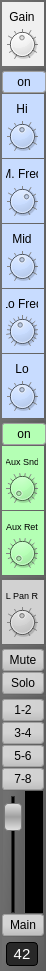
<?xml version="1.0" encoding="UTF-8"?>
<ui version="4.0">
 <class>ChannelWidget</class>
 <widget class="QWidget" name="ChannelWidget">
  <property name="geometry">
   <rect>
    <x>0</x>
    <y>0</y>
    <width>46</width>
    <height>971</height>
   </rect>
  </property>
  <property name="minimumSize">
   <size>
    <width>0</width>
    <height>0</height>
   </size>
  </property>
  <property name="maximumSize">
   <size>
    <width>46</width>
    <height>16777215</height>
   </size>
  </property>
  <property name="windowTitle">
   <string>Form</string>
  </property>
  <property name="styleSheet">
   <string notr="true">QWidget {
	background-color: qlineargradient(spread:pad, x1:1, y1:1, x2:0, y2:0.528, stop:0 rgba(91, 91, 91, 255), stop:1 rgba(112, 112, 112, 255));
}

QPushButton {
background-color: qlineargradient(spread:pad, x1:0.701, y1:1, x2:0.701, y2:0.5175, stop:0 rgba(191, 191, 191, 255), stop:1 rgba(225, 225, 225, 225));
border-radius: 3px;
border: 1px solid rgb(160, 160, 160);
font-size: 12px;
color: black;
}
QPushButton:checked {
	background-color: qlineargradient(spread:reflect, x1:1, y1:1, x2:1, y2:0.295455, stop:0 rgba(216, 216, 216, 255), stop:1 rgba(255, 255, 255, 255));
border: 1px solid rgb(60, 60, 60);
}

QFrame {
border: none;
}</string>
  </property>
  <layout class="QVBoxLayout" name="verticalLayout_2">
   <property name="spacing">
    <number>1</number>
   </property>
   <property name="leftMargin">
    <number>2</number>
   </property>
   <property name="topMargin">
    <number>2</number>
   </property>
   <property name="rightMargin">
    <number>0</number>
   </property>
   <property name="bottomMargin">
    <number>0</number>
   </property>
   <item>
    <widget class="QFrame" name="gainFrame">
     <property name="minimumSize">
      <size>
       <width>42</width>
       <height>64</height>
      </size>
     </property>
     <property name="maximumSize">
      <size>
       <width>42</width>
       <height>64</height>
      </size>
     </property>
     <property name="styleSheet">
      <string notr="true">background-color: rgb(240, 240, 240);
color: black;
font-size: 12px;</string>
     </property>
     <property name="frameShape">
      <enum>QFrame::StyledPanel</enum>
     </property>
     <property name="frameShadow">
      <enum>QFrame::Raised</enum>
     </property>
     <layout class="QVBoxLayout" name="verticalLayout">
      <property name="spacing">
       <number>0</number>
      </property>
      <property name="leftMargin">
       <number>4</number>
      </property>
      <property name="topMargin">
       <number>4</number>
      </property>
      <property name="rightMargin">
       <number>4</number>
      </property>
      <property name="bottomMargin">
       <number>4</number>
      </property>
      <item>
       <widget class="QLabel" name="gainLabel">
        <property name="minimumSize">
         <size>
          <width>32</width>
          <height>20</height>
         </size>
        </property>
        <property name="maximumSize">
         <size>
          <width>32</width>
          <height>20</height>
         </size>
        </property>
        <property name="styleSheet">
         <string notr="true"/>
        </property>
        <property name="text">
         <string>Gain</string>
        </property>
        <property name="alignment">
         <set>Qt::AlignCenter</set>
        </property>
       </widget>
      </item>
      <item>
       <widget class="QDial" name="gainDial">
        <property name="minimumSize">
         <size>
          <width>32</width>
          <height>32</height>
         </size>
        </property>
        <property name="maximumSize">
         <size>
          <width>32</width>
          <height>32</height>
         </size>
        </property>
        <property name="styleSheet">
         <string notr="true"/>
        </property>
        <property name="minimum">
         <number>-50</number>
        </property>
        <property name="maximum">
         <number>50</number>
        </property>
        <property name="pageStep">
         <number>3</number>
        </property>
        <property name="orientation">
         <enum>Qt::Horizontal</enum>
        </property>
        <property name="invertedAppearance">
         <bool>false</bool>
        </property>
        <property name="notchTarget">
         <double>10.000000000000000</double>
        </property>
        <property name="notchesVisible">
         <bool>true</bool>
        </property>
       </widget>
      </item>
     </layout>
    </widget>
   </item>
   <item>
    <widget class="Line" name="line">
     <property name="orientation">
      <enum>Qt::Horizontal</enum>
     </property>
    </widget>
   </item>
   <item>
    <widget class="QPushButton" name="equalizerOnPushButton">
     <property name="minimumSize">
      <size>
       <width>0</width>
       <height>22</height>
      </size>
     </property>
     <property name="maximumSize">
      <size>
       <width>16777215</width>
       <height>22</height>
      </size>
     </property>
     <property name="styleSheet">
      <string notr="true">
QPushButton {
background-color: rgb(200, 220, 255);
border-radius: 3px;
border: 1px solid rgb(160, 160, 160);
font-size: 12px;
color: black;
}

QPushButton:checked {
	background-color: qlineargradient(spread:reflect, x1:1, y1:1, x2:1, y2:0.295455, stop:0 rgba(200, 220, 255, 255), stop:1 rgba(255, 255, 255, 255));
border: 1px solid rgb(60, 60, 60);
}</string>
     </property>
     <property name="text">
      <string>on</string>
     </property>
     <property name="checkable">
      <bool>true</bool>
     </property>
    </widget>
   </item>
   <item>
    <widget class="QFrame" name="hiFrame">
     <property name="minimumSize">
      <size>
       <width>42</width>
       <height>64</height>
      </size>
     </property>
     <property name="maximumSize">
      <size>
       <width>42</width>
       <height>64</height>
      </size>
     </property>
     <property name="styleSheet">
      <string notr="true">background-color: rgb(200, 220, 255);
color: black;
font-size: 12px;</string>
     </property>
     <property name="frameShape">
      <enum>QFrame::StyledPanel</enum>
     </property>
     <property name="frameShadow">
      <enum>QFrame::Raised</enum>
     </property>
     <layout class="QVBoxLayout" name="verticalLayout_6">
      <property name="spacing">
       <number>0</number>
      </property>
      <property name="leftMargin">
       <number>4</number>
      </property>
      <property name="topMargin">
       <number>4</number>
      </property>
      <property name="rightMargin">
       <number>4</number>
      </property>
      <property name="bottomMargin">
       <number>4</number>
      </property>
      <item>
       <widget class="QLabel" name="hiLabel">
        <property name="minimumSize">
         <size>
          <width>32</width>
          <height>20</height>
         </size>
        </property>
        <property name="maximumSize">
         <size>
          <width>32</width>
          <height>20</height>
         </size>
        </property>
        <property name="styleSheet">
         <string notr="true"/>
        </property>
        <property name="text">
         <string>Hi</string>
        </property>
        <property name="alignment">
         <set>Qt::AlignCenter</set>
        </property>
       </widget>
      </item>
      <item>
       <widget class="QDial" name="hiDial">
        <property name="minimumSize">
         <size>
          <width>32</width>
          <height>32</height>
         </size>
        </property>
        <property name="maximumSize">
         <size>
          <width>32</width>
          <height>32</height>
         </size>
        </property>
        <property name="styleSheet">
         <string notr="true"/>
        </property>
        <property name="minimum">
         <number>-50</number>
        </property>
        <property name="maximum">
         <number>50</number>
        </property>
        <property name="pageStep">
         <number>3</number>
        </property>
        <property name="orientation">
         <enum>Qt::Horizontal</enum>
        </property>
        <property name="invertedAppearance">
         <bool>false</bool>
        </property>
        <property name="notchTarget">
         <double>10.000000000000000</double>
        </property>
        <property name="notchesVisible">
         <bool>true</bool>
        </property>
       </widget>
      </item>
     </layout>
    </widget>
   </item>
   <item>
    <widget class="QFrame" name="midFreqFrame">
     <property name="minimumSize">
      <size>
       <width>42</width>
       <height>64</height>
      </size>
     </property>
     <property name="maximumSize">
      <size>
       <width>42</width>
       <height>64</height>
      </size>
     </property>
     <property name="styleSheet">
      <string notr="true">background-color: rgb(200, 220, 255);
color: black;
font-size: 12px;</string>
     </property>
     <property name="frameShape">
      <enum>QFrame::StyledPanel</enum>
     </property>
     <property name="frameShadow">
      <enum>QFrame::Raised</enum>
     </property>
     <layout class="QVBoxLayout" name="verticalLayout_9">
      <property name="spacing">
       <number>0</number>
      </property>
      <property name="leftMargin">
       <number>4</number>
      </property>
      <property name="topMargin">
       <number>4</number>
      </property>
      <property name="rightMargin">
       <number>4</number>
      </property>
      <property name="bottomMargin">
       <number>4</number>
      </property>
      <item>
       <widget class="QLabel" name="midFreqLabel">
        <property name="minimumSize">
         <size>
          <width>32</width>
          <height>20</height>
         </size>
        </property>
        <property name="maximumSize">
         <size>
          <width>32</width>
          <height>20</height>
         </size>
        </property>
        <property name="styleSheet">
         <string notr="true"/>
        </property>
        <property name="text">
         <string>M. Freq</string>
        </property>
        <property name="alignment">
         <set>Qt::AlignCenter</set>
        </property>
       </widget>
      </item>
      <item>
       <widget class="QDial" name="midFreqDial">
        <property name="minimumSize">
         <size>
          <width>32</width>
          <height>32</height>
         </size>
        </property>
        <property name="maximumSize">
         <size>
          <width>32</width>
          <height>32</height>
         </size>
        </property>
        <property name="styleSheet">
         <string notr="true"/>
        </property>
        <property name="minimum">
         <number>200</number>
        </property>
        <property name="maximum">
         <number>6000</number>
        </property>
        <property name="singleStep">
         <number>1</number>
        </property>
        <property name="pageStep">
         <number>3</number>
        </property>
        <property name="value">
         <number>4000</number>
        </property>
        <property name="orientation">
         <enum>Qt::Horizontal</enum>
        </property>
        <property name="invertedAppearance">
         <bool>false</bool>
        </property>
        <property name="notchTarget">
         <double>100.000000000000000</double>
        </property>
        <property name="notchesVisible">
         <bool>true</bool>
        </property>
       </widget>
      </item>
     </layout>
    </widget>
   </item>
   <item>
    <widget class="QFrame" name="midFrame">
     <property name="minimumSize">
      <size>
       <width>42</width>
       <height>64</height>
      </size>
     </property>
     <property name="maximumSize">
      <size>
       <width>42</width>
       <height>64</height>
      </size>
     </property>
     <property name="styleSheet">
      <string notr="true">background-color: rgb(200, 220, 255);
color: black;
font-size: 12px;</string>
     </property>
     <property name="frameShape">
      <enum>QFrame::StyledPanel</enum>
     </property>
     <property name="frameShadow">
      <enum>QFrame::Raised</enum>
     </property>
     <layout class="QVBoxLayout" name="verticalLayout_5">
      <property name="spacing">
       <number>0</number>
      </property>
      <property name="leftMargin">
       <number>4</number>
      </property>
      <property name="topMargin">
       <number>4</number>
      </property>
      <property name="rightMargin">
       <number>4</number>
      </property>
      <property name="bottomMargin">
       <number>4</number>
      </property>
      <item>
       <widget class="QLabel" name="midLabel">
        <property name="minimumSize">
         <size>
          <width>32</width>
          <height>20</height>
         </size>
        </property>
        <property name="maximumSize">
         <size>
          <width>32</width>
          <height>20</height>
         </size>
        </property>
        <property name="styleSheet">
         <string notr="true"/>
        </property>
        <property name="text">
         <string>Mid</string>
        </property>
        <property name="alignment">
         <set>Qt::AlignCenter</set>
        </property>
       </widget>
      </item>
      <item>
       <widget class="QDial" name="midDial">
        <property name="minimumSize">
         <size>
          <width>32</width>
          <height>32</height>
         </size>
        </property>
        <property name="maximumSize">
         <size>
          <width>32</width>
          <height>32</height>
         </size>
        </property>
        <property name="styleSheet">
         <string notr="true"/>
        </property>
        <property name="minimum">
         <number>-50</number>
        </property>
        <property name="maximum">
         <number>50</number>
        </property>
        <property name="pageStep">
         <number>3</number>
        </property>
        <property name="orientation">
         <enum>Qt::Horizontal</enum>
        </property>
        <property name="invertedAppearance">
         <bool>false</bool>
        </property>
        <property name="notchTarget">
         <double>10.000000000000000</double>
        </property>
        <property name="notchesVisible">
         <bool>true</bool>
        </property>
       </widget>
      </item>
     </layout>
    </widget>
   </item>
   <item>
    <widget class="QFrame" name="loFreqFrame">
     <property name="minimumSize">
      <size>
       <width>42</width>
       <height>64</height>
      </size>
     </property>
     <property name="maximumSize">
      <size>
       <width>42</width>
       <height>64</height>
      </size>
     </property>
     <property name="styleSheet">
      <string notr="true">background-color: rgb(200, 220, 255);
color: black;
font-size: 12px;</string>
     </property>
     <property name="frameShape">
      <enum>QFrame::StyledPanel</enum>
     </property>
     <property name="frameShadow">
      <enum>QFrame::Raised</enum>
     </property>
     <layout class="QVBoxLayout" name="verticalLayout_10">
      <property name="spacing">
       <number>0</number>
      </property>
      <property name="leftMargin">
       <number>4</number>
      </property>
      <property name="topMargin">
       <number>4</number>
      </property>
      <property name="rightMargin">
       <number>4</number>
      </property>
      <property name="bottomMargin">
       <number>4</number>
      </property>
      <item>
       <widget class="QLabel" name="loFreqLabel">
        <property name="minimumSize">
         <size>
          <width>32</width>
          <height>20</height>
         </size>
        </property>
        <property name="maximumSize">
         <size>
          <width>32</width>
          <height>20</height>
         </size>
        </property>
        <property name="styleSheet">
         <string notr="true"/>
        </property>
        <property name="text">
         <string>Lo Freq</string>
        </property>
        <property name="alignment">
         <set>Qt::AlignCenter</set>
        </property>
       </widget>
      </item>
      <item>
       <widget class="QDial" name="loFreqDial">
        <property name="minimumSize">
         <size>
          <width>32</width>
          <height>32</height>
         </size>
        </property>
        <property name="maximumSize">
         <size>
          <width>32</width>
          <height>32</height>
         </size>
        </property>
        <property name="styleSheet">
         <string notr="true"/>
        </property>
        <property name="minimum">
         <number>20</number>
        </property>
        <property name="maximum">
         <number>200</number>
        </property>
        <property name="pageStep">
         <number>3</number>
        </property>
        <property name="value">
         <number>100</number>
        </property>
        <property name="orientation">
         <enum>Qt::Horizontal</enum>
        </property>
        <property name="invertedAppearance">
         <bool>false</bool>
        </property>
        <property name="notchTarget">
         <double>10.000000000000000</double>
        </property>
        <property name="notchesVisible">
         <bool>true</bool>
        </property>
       </widget>
      </item>
     </layout>
    </widget>
   </item>
   <item>
    <widget class="QFrame" name="loFrame">
     <property name="minimumSize">
      <size>
       <width>42</width>
       <height>64</height>
      </size>
     </property>
     <property name="maximumSize">
      <size>
       <width>42</width>
       <height>64</height>
      </size>
     </property>
     <property name="styleSheet">
      <string notr="true">background-color: rgb(200, 220, 255);
color: black;
font-size: 12px;</string>
     </property>
     <property name="frameShape">
      <enum>QFrame::StyledPanel</enum>
     </property>
     <property name="frameShadow">
      <enum>QFrame::Raised</enum>
     </property>
     <layout class="QVBoxLayout" name="verticalLayout_4">
      <property name="spacing">
       <number>0</number>
      </property>
      <property name="leftMargin">
       <number>4</number>
      </property>
      <property name="topMargin">
       <number>4</number>
      </property>
      <property name="rightMargin">
       <number>4</number>
      </property>
      <property name="bottomMargin">
       <number>4</number>
      </property>
      <item>
       <widget class="QLabel" name="loLabel">
        <property name="minimumSize">
         <size>
          <width>32</width>
          <height>20</height>
         </size>
        </property>
        <property name="maximumSize">
         <size>
          <width>32</width>
          <height>20</height>
         </size>
        </property>
        <property name="styleSheet">
         <string notr="true"/>
        </property>
        <property name="text">
         <string>Lo</string>
        </property>
        <property name="alignment">
         <set>Qt::AlignCenter</set>
        </property>
       </widget>
      </item>
      <item>
       <widget class="QDial" name="loDial">
        <property name="minimumSize">
         <size>
          <width>32</width>
          <height>32</height>
         </size>
        </property>
        <property name="maximumSize">
         <size>
          <width>32</width>
          <height>32</height>
         </size>
        </property>
        <property name="styleSheet">
         <string notr="true"/>
        </property>
        <property name="minimum">
         <number>-50</number>
        </property>
        <property name="maximum">
         <number>50</number>
        </property>
        <property name="pageStep">
         <number>3</number>
        </property>
        <property name="orientation">
         <enum>Qt::Horizontal</enum>
        </property>
        <property name="invertedAppearance">
         <bool>false</bool>
        </property>
        <property name="notchTarget">
         <double>10.000000000000000</double>
        </property>
        <property name="notchesVisible">
         <bool>true</bool>
        </property>
       </widget>
      </item>
     </layout>
    </widget>
   </item>
   <item>
    <widget class="Line" name="line_2">
     <property name="orientation">
      <enum>Qt::Horizontal</enum>
     </property>
    </widget>
   </item>
   <item>
    <widget class="QPushButton" name="auxOnPushButton">
     <property name="minimumSize">
      <size>
       <width>0</width>
       <height>22</height>
      </size>
     </property>
     <property name="maximumSize">
      <size>
       <width>16777215</width>
       <height>22</height>
      </size>
     </property>
     <property name="styleSheet">
      <string notr="true">
QPushButton {
background-color: rgb(180, 255, 180);
border-radius: 3px;
border: 1px solid rgb(160, 160, 160);
font-size: 12px;
color: black;
}

QPushButton:checked {
	background-color: qlineargradient(spread:reflect, x1:1, y1:1, x2:1, y2:0.295455, stop:0 rgba(180, 255, 180, 255), stop:1 rgba(255, 255, 255, 255));
border: 1px solid rgb(60, 60, 60);
}
</string>
     </property>
     <property name="text">
      <string>on</string>
     </property>
     <property name="checkable">
      <bool>true</bool>
     </property>
    </widget>
   </item>
   <item>
    <widget class="QFrame" name="auxSendFrame">
     <property name="minimumSize">
      <size>
       <width>42</width>
       <height>64</height>
      </size>
     </property>
     <property name="maximumSize">
      <size>
       <width>42</width>
       <height>64</height>
      </size>
     </property>
     <property name="styleSheet">
      <string notr="true">background-color: rgb(180, 255, 180);
color: black;
font-size: 9px;</string>
     </property>
     <property name="frameShape">
      <enum>QFrame::StyledPanel</enum>
     </property>
     <property name="frameShadow">
      <enum>QFrame::Raised</enum>
     </property>
     <layout class="QVBoxLayout" name="verticalLayout_7">
      <property name="spacing">
       <number>0</number>
      </property>
      <property name="leftMargin">
       <number>4</number>
      </property>
      <property name="topMargin">
       <number>4</number>
      </property>
      <property name="rightMargin">
       <number>4</number>
      </property>
      <property name="bottomMargin">
       <number>4</number>
      </property>
      <item>
       <widget class="QLabel" name="auxSendLabel">
        <property name="minimumSize">
         <size>
          <width>32</width>
          <height>20</height>
         </size>
        </property>
        <property name="maximumSize">
         <size>
          <width>32</width>
          <height>20</height>
         </size>
        </property>
        <property name="styleSheet">
         <string notr="true"/>
        </property>
        <property name="text">
         <string>Aux Snd</string>
        </property>
        <property name="alignment">
         <set>Qt::AlignCenter</set>
        </property>
       </widget>
      </item>
      <item>
       <widget class="QDial" name="auxSendDial">
        <property name="minimumSize">
         <size>
          <width>32</width>
          <height>32</height>
         </size>
        </property>
        <property name="maximumSize">
         <size>
          <width>32</width>
          <height>32</height>
         </size>
        </property>
        <property name="styleSheet">
         <string notr="true"/>
        </property>
        <property name="minimum">
         <number>-144</number>
        </property>
        <property name="maximum">
         <number>0</number>
        </property>
        <property name="pageStep">
         <number>3</number>
        </property>
        <property name="value">
         <number>-144</number>
        </property>
        <property name="orientation">
         <enum>Qt::Horizontal</enum>
        </property>
        <property name="invertedAppearance">
         <bool>false</bool>
        </property>
        <property name="notchTarget">
         <double>10.000000000000000</double>
        </property>
        <property name="notchesVisible">
         <bool>true</bool>
        </property>
       </widget>
      </item>
     </layout>
    </widget>
   </item>
   <item>
    <widget class="QFrame" name="auxReturnFrame">
     <property name="minimumSize">
      <size>
       <width>42</width>
       <height>64</height>
      </size>
     </property>
     <property name="maximumSize">
      <size>
       <width>42</width>
       <height>64</height>
      </size>
     </property>
     <property name="styleSheet">
      <string notr="true">background-color: rgb(180, 255, 180);
color: black;
font-size: 9px;</string>
     </property>
     <property name="frameShape">
      <enum>QFrame::StyledPanel</enum>
     </property>
     <property name="frameShadow">
      <enum>QFrame::Raised</enum>
     </property>
     <layout class="QVBoxLayout" name="verticalLayout_8">
      <property name="spacing">
       <number>0</number>
      </property>
      <property name="leftMargin">
       <number>4</number>
      </property>
      <property name="topMargin">
       <number>4</number>
      </property>
      <property name="rightMargin">
       <number>4</number>
      </property>
      <property name="bottomMargin">
       <number>4</number>
      </property>
      <item>
       <widget class="QLabel" name="auxReturnLabel">
        <property name="minimumSize">
         <size>
          <width>32</width>
          <height>20</height>
         </size>
        </property>
        <property name="maximumSize">
         <size>
          <width>32</width>
          <height>20</height>
         </size>
        </property>
        <property name="styleSheet">
         <string notr="true"/>
        </property>
        <property name="text">
         <string>Aux Ret</string>
        </property>
        <property name="alignment">
         <set>Qt::AlignCenter</set>
        </property>
       </widget>
      </item>
      <item>
       <widget class="QDial" name="auxReturnDial">
        <property name="minimumSize">
         <size>
          <width>32</width>
          <height>32</height>
         </size>
        </property>
        <property name="maximumSize">
         <size>
          <width>32</width>
          <height>32</height>
         </size>
        </property>
        <property name="styleSheet">
         <string notr="true"/>
        </property>
        <property name="minimum">
         <number>-144</number>
        </property>
        <property name="maximum">
         <number>0</number>
        </property>
        <property name="pageStep">
         <number>3</number>
        </property>
        <property name="value">
         <number>-144</number>
        </property>
        <property name="orientation">
         <enum>Qt::Horizontal</enum>
        </property>
        <property name="invertedAppearance">
         <bool>false</bool>
        </property>
        <property name="notchTarget">
         <double>10.000000000000000</double>
        </property>
        <property name="notchesVisible">
         <bool>true</bool>
        </property>
       </widget>
      </item>
     </layout>
    </widget>
   </item>
   <item>
    <widget class="Line" name="line_3">
     <property name="orientation">
      <enum>Qt::Horizontal</enum>
     </property>
    </widget>
   </item>
   <item>
    <widget class="QFrame" name="panFrame">
     <property name="minimumSize">
      <size>
       <width>42</width>
       <height>64</height>
      </size>
     </property>
     <property name="maximumSize">
      <size>
       <width>42</width>
       <height>64</height>
      </size>
     </property>
     <property name="styleSheet">
      <string notr="true">background-color: rgb(210, 210, 210);
color: black;
font-size: 9px;</string>
     </property>
     <property name="frameShape">
      <enum>QFrame::StyledPanel</enum>
     </property>
     <property name="frameShadow">
      <enum>QFrame::Raised</enum>
     </property>
     <layout class="QVBoxLayout" name="verticalLayout_11">
      <property name="spacing">
       <number>0</number>
      </property>
      <property name="leftMargin">
       <number>4</number>
      </property>
      <property name="topMargin">
       <number>4</number>
      </property>
      <property name="rightMargin">
       <number>4</number>
      </property>
      <property name="bottomMargin">
       <number>4</number>
      </property>
      <item>
       <widget class="QLabel" name="panLabel">
        <property name="minimumSize">
         <size>
          <width>32</width>
          <height>20</height>
         </size>
        </property>
        <property name="maximumSize">
         <size>
          <width>32</width>
          <height>20</height>
         </size>
        </property>
        <property name="styleSheet">
         <string notr="true"/>
        </property>
        <property name="text">
         <string>L Pan R</string>
        </property>
        <property name="alignment">
         <set>Qt::AlignCenter</set>
        </property>
       </widget>
      </item>
      <item>
       <widget class="QDial" name="panDial">
        <property name="minimumSize">
         <size>
          <width>32</width>
          <height>32</height>
         </size>
        </property>
        <property name="maximumSize">
         <size>
          <width>32</width>
          <height>32</height>
         </size>
        </property>
        <property name="styleSheet">
         <string notr="true"/>
        </property>
        <property name="minimum">
         <number>0</number>
        </property>
        <property name="maximum">
         <number>100</number>
        </property>
        <property name="pageStep">
         <number>3</number>
        </property>
        <property name="value">
         <number>50</number>
        </property>
        <property name="orientation">
         <enum>Qt::Horizontal</enum>
        </property>
        <property name="invertedAppearance">
         <bool>false</bool>
        </property>
        <property name="notchTarget">
         <double>10.000000000000000</double>
        </property>
        <property name="notchesVisible">
         <bool>true</bool>
        </property>
       </widget>
      </item>
     </layout>
    </widget>
   </item>
   <item>
    <widget class="Line" name="line_4">
     <property name="orientation">
      <enum>Qt::Horizontal</enum>
     </property>
    </widget>
   </item>
   <item>
    <widget class="QPushButton" name="mutePushButton">
     <property name="minimumSize">
      <size>
       <width>42</width>
       <height>22</height>
      </size>
     </property>
     <property name="maximumSize">
      <size>
       <width>42</width>
       <height>22</height>
      </size>
     </property>
     <property name="styleSheet">
      <string notr="true">QPushButton:checked {
	background-color: qlineargradient(spread:reflect, x1:1, y1:1, x2:1, y2:0.295455, stop:0 rgba(216, 216, 116, 255), stop:1 rgba(255, 255, 155, 255));
border: 1px solid rgb(60, 60, 60);
}</string>
     </property>
     <property name="text">
      <string>Mute</string>
     </property>
     <property name="checkable">
      <bool>true</bool>
     </property>
     <property name="checked">
      <bool>false</bool>
     </property>
    </widget>
   </item>
   <item>
    <widget class="QPushButton" name="soloPushButton">
     <property name="minimumSize">
      <size>
       <width>42</width>
       <height>22</height>
      </size>
     </property>
     <property name="maximumSize">
      <size>
       <width>42</width>
       <height>22</height>
      </size>
     </property>
     <property name="styleSheet">
      <string notr="true">QPushButton:checked {
	background-color: qlineargradient(spread:reflect, x1:1, y1:1, x2:1, y2:0.295455, stop:0 rgba(216, 156, 156, 255), stop:1 rgba(255, 195, 195, 255));
border: 1px solid rgb(60, 60, 60);
}</string>
     </property>
     <property name="text">
      <string>Solo</string>
     </property>
     <property name="checkable">
      <bool>true</bool>
     </property>
     <property name="checked">
      <bool>false</bool>
     </property>
    </widget>
   </item>
   <item>
    <widget class="Line" name="line_5">
     <property name="orientation">
      <enum>Qt::Horizontal</enum>
     </property>
    </widget>
   </item>
   <item>
    <widget class="QPushButton" name="subgroup12PushButton">
     <property name="minimumSize">
      <size>
       <width>42</width>
       <height>22</height>
      </size>
     </property>
     <property name="maximumSize">
      <size>
       <width>42</width>
       <height>22</height>
      </size>
     </property>
     <property name="styleSheet">
      <string notr="true"/>
     </property>
     <property name="text">
      <string>1-2</string>
     </property>
     <property name="checkable">
      <bool>true</bool>
     </property>
     <property name="checked">
      <bool>false</bool>
     </property>
    </widget>
   </item>
   <item>
    <widget class="QPushButton" name="subgroup34PushButton">
     <property name="minimumSize">
      <size>
       <width>42</width>
       <height>22</height>
      </size>
     </property>
     <property name="maximumSize">
      <size>
       <width>42</width>
       <height>22</height>
      </size>
     </property>
     <property name="styleSheet">
      <string notr="true"/>
     </property>
     <property name="text">
      <string>3-4</string>
     </property>
     <property name="checkable">
      <bool>true</bool>
     </property>
    </widget>
   </item>
   <item>
    <widget class="QPushButton" name="subgroup56PushButton">
     <property name="minimumSize">
      <size>
       <width>42</width>
       <height>22</height>
      </size>
     </property>
     <property name="maximumSize">
      <size>
       <width>42</width>
       <height>22</height>
      </size>
     </property>
     <property name="text">
      <string>5-6</string>
     </property>
     <property name="checkable">
      <bool>true</bool>
     </property>
    </widget>
   </item>
   <item>
    <widget class="QPushButton" name="subgroup78PushButton">
     <property name="minimumSize">
      <size>
       <width>42</width>
       <height>22</height>
      </size>
     </property>
     <property name="maximumSize">
      <size>
       <width>42</width>
       <height>22</height>
      </size>
     </property>
     <property name="text">
      <string>7-8</string>
     </property>
     <property name="checkable">
      <bool>true</bool>
     </property>
    </widget>
   </item>
   <item>
    <layout class="QHBoxLayout" name="horizontalLayout">
     <property name="spacing">
      <number>0</number>
     </property>
     <item>
      <widget class="QSlider" name="volumeVerticalSlider">
       <property name="minimumSize">
        <size>
         <width>21</width>
         <height>120</height>
        </size>
       </property>
       <property name="maximumSize">
        <size>
         <width>21</width>
         <height>16777215</height>
        </size>
       </property>
       <property name="styleSheet">
        <string notr="true">QSlider {
	padding-top: 5px;
}

 QSlider::groove:vertical {

		width: 2px;
	background-color: black;
	border: 1px solid rgb(50, 50, 50);
	border-radius: 8px;
 }

 QSlider::handle:vertical {
	background-color: qlineargradient(spread:reflect, x1:1, y1:0.493818, x2:1, y2:0, stop:0 rgba(159, 159, 159, 255), stop:1 rgba(225, 225, 225, 255));
	border: 1px solid rgb(120, 120, 120);
     width: 10px;
		height: 26px;
     border-radius: 4px;
	margin: 0px -8px;
 }
QSlider::handle:vertical:hover {
	background-color: qlineargradient(spread:reflect, x1:1, y1:0.493818, x2:1, y2:0, stop:0 rgba(109, 135, 255, 255), stop:1 rgba(175, 205, 255, 255));
}</string>
       </property>
       <property name="minimum">
        <number>-144</number>
       </property>
       <property name="maximum">
        <number>10</number>
       </property>
       <property name="singleStep">
        <number>1</number>
       </property>
       <property name="value">
        <number>0</number>
       </property>
       <property name="orientation">
        <enum>Qt::Vertical</enum>
       </property>
      </widget>
     </item>
     <item>
      <widget class="QProgressBar" name="progressBar">
       <property name="minimumSize">
        <size>
         <width>18</width>
         <height>120</height>
        </size>
       </property>
       <property name="maximumSize">
        <size>
         <width>18</width>
         <height>16777215</height>
        </size>
       </property>
       <property name="styleSheet">
        <string notr="true"> QProgressBar {
     border: 0px solid rgb(50, 50, 50);
	 background-color: black;
	padding: 0px 2px;
 }

QProgressBar::chunk:vertical{ 
background-color: qlineargradient(spread:reflect, x1:1, y1:1, x2:0.204, y2:0.403, stop:0 rgba(106, 199, 255, 255), stop:1 rgba(224, 242, 255, 255));
height: 1px; 
margin: 0.5px; 
} </string>
       </property>
       <property name="minimum">
        <number>-60</number>
       </property>
       <property name="maximum">
        <number>10</number>
       </property>
       <property name="value">
        <number>-60</number>
       </property>
       <property name="orientation">
        <enum>Qt::Vertical</enum>
       </property>
       <property name="invertedAppearance">
        <bool>false</bool>
       </property>
       <property name="format">
        <string/>
       </property>
      </widget>
     </item>
    </layout>
   </item>
   <item>
    <widget class="QPushButton" name="mainPushButton">
     <property name="minimumSize">
      <size>
       <width>42</width>
       <height>22</height>
      </size>
     </property>
     <property name="maximumSize">
      <size>
       <width>42</width>
       <height>22</height>
      </size>
     </property>
     <property name="text">
      <string>Main</string>
     </property>
     <property name="checkable">
      <bool>true</bool>
     </property>
     <property name="checked">
      <bool>false</bool>
     </property>
    </widget>
   </item>
   <item>
    <widget class="QFrame" name="frame_2">
     <property name="minimumSize">
      <size>
       <width>42</width>
       <height>34</height>
      </size>
     </property>
     <property name="maximumSize">
      <size>
       <width>42</width>
       <height>34</height>
      </size>
     </property>
     <property name="frameShape">
      <enum>QFrame::StyledPanel</enum>
     </property>
     <property name="frameShadow">
      <enum>QFrame::Raised</enum>
     </property>
     <layout class="QVBoxLayout" name="verticalLayout_3">
      <property name="spacing">
       <number>0</number>
      </property>
      <property name="leftMargin">
       <number>4</number>
      </property>
      <property name="topMargin">
       <number>4</number>
      </property>
      <property name="rightMargin">
       <number>4</number>
      </property>
      <property name="bottomMargin">
       <number>4</number>
      </property>
      <item>
       <widget class="QLabel" name="channelNumberLabel">
        <property name="minimumSize">
         <size>
          <width>32</width>
          <height>24</height>
         </size>
        </property>
        <property name="maximumSize">
         <size>
          <width>32</width>
          <height>24</height>
         </size>
        </property>
        <property name="styleSheet">
         <string notr="true">background:rgb(40, 40,40);

color: white;
font-size: 15px;
margin: 0px;
border-radius: 4px;
border: 1px solid black;</string>
        </property>
        <property name="text">
         <string>42</string>
        </property>
        <property name="alignment">
         <set>Qt::AlignCenter</set>
        </property>
       </widget>
      </item>
     </layout>
    </widget>
   </item>
  </layout>
  <zorder>gainFrame</zorder>
  <zorder>frame_2</zorder>
  <zorder>loFrame</zorder>
  <zorder>auxSendFrame</zorder>
  <zorder>auxReturnFrame</zorder>
  <zorder>midFrame</zorder>
  <zorder>hiFrame</zorder>
  <zorder>midFreqFrame</zorder>
  <zorder>loFreqFrame</zorder>
  <zorder>line</zorder>
  <zorder>line_3</zorder>
  <zorder>panFrame</zorder>
  <zorder>subgroup12PushButton</zorder>
  <zorder>subgroup34PushButton</zorder>
  <zorder>subgroup56PushButton</zorder>
  <zorder>subgroup78PushButton</zorder>
  <zorder>mainPushButton</zorder>
  <zorder>mutePushButton</zorder>
  <zorder>soloPushButton</zorder>
  <zorder>line_4</zorder>
  <zorder>line_5</zorder>
  <zorder>auxOnPushButton</zorder>
  <zorder>line_2</zorder>
  <zorder>equalizerOnPushButton</zorder>
 </widget>
 <resources/>
 <connections/>
</ui>
